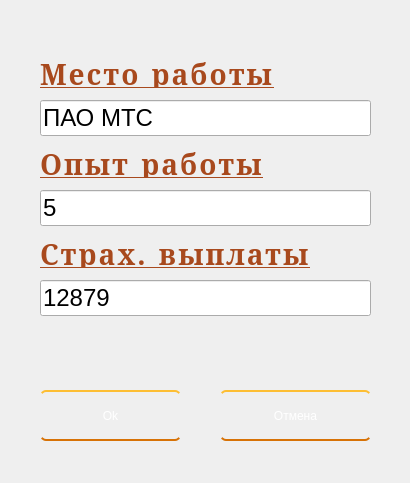
<?xml version="1.0" encoding="UTF-8"?>
<ui version="4.0">
 <class>Dialog</class>
 <widget class="QDialog" name="Dialog">
  <property name="geometry">
   <rect>
    <x>0</x>
    <y>0</y>
    <width>410</width>
    <height>483</height>
   </rect>
  </property>
  <property name="windowTitle">
   <string>Добавить место работы</string>
  </property>
  <property name="styleSheet">
   <string notr="true">QWidget{
background-image: url(background.jpg);
}</string>
  </property>
  <widget class="QPushButton" name="accepted_btn">
   <property name="geometry">
    <rect>
     <x>40</x>
     <y>390</y>
     <width>141</width>
     <height>51</height>
    </rect>
   </property>
   <property name="styleSheet">
    <string notr="true">QPushButton {
  display: inline-block;
  color: white;
  text-decoration: none;
  padding: .2em 2em;
  outline: none;
  border-width: 2px 0;
  border-style: solid none;
  border-color: #FDBE33 #000 #D77206;
  border-radius: 6px;
  background: linear-gradient(#F3AE0F, #E38916) #E38916;
  transition: 0.2s;
} 
QPushButton:active { 
background: linear-gradient(#f59500, #f5ae00) #f59500; 
}
QPushButton:hover{ 
background: linear-gradient(#f5ae00, #f59500) #f5ae00; 
}</string>
   </property>
   <property name="text">
    <string>Ok</string>
   </property>
  </widget>
  <widget class="QPushButton" name="canceled_btn">
   <property name="geometry">
    <rect>
     <x>220</x>
     <y>390</y>
     <width>151</width>
     <height>51</height>
    </rect>
   </property>
   <property name="styleSheet">
    <string notr="true">QPushButton {
  display: inline-block;
  color: white;
  text-decoration: none;
  padding: .2em 2em;
  outline: none;
  border-width: 2px 0;
  border-style: solid none;
  border-color: #FDBE33 #000 #D77206;
  border-radius: 6px;
  background: linear-gradient(#F3AE0F, #E38916) #E38916;
  transition: 0.2s;
} 
QPushButton:hover {
 background: linear-gradient(#f5ae00, #f59500) #f5ae00; 
}</string>
   </property>
   <property name="text">
    <string>Отмена</string>
   </property>
  </widget>
  <widget class="QLabel" name="lb_experience">
   <property name="geometry">
    <rect>
     <x>40</x>
     <y>150</y>
     <width>241</width>
     <height>28</height>
    </rect>
   </property>
   <property name="styleSheet">
    <string notr="true">QLabel{
background: rgb(0, 0, 0, 0); 
font-family: serif, Georgia;
font-size: 28px;
letter-spacing: 2px;
word-spacing: 2px;
color: #A8491D;
font-weight: 700;
text-decoration: underline rgb(68, 68, 68);
font-style: normal;
font-variant: small-caps;
text-transform: none;
}</string>
   </property>
   <property name="text">
    <string>Опыт работы</string>
   </property>
  </widget>
  <widget class="QLineEdit" name="ln_experience">
   <property name="geometry">
    <rect>
     <x>40</x>
     <y>190</y>
     <width>331</width>
     <height>36</height>
    </rect>
   </property>
   <property name="font">
    <font>
     <pointsize>18</pointsize>
     <weight>50</weight>
     <bold>false</bold>
    </font>
   </property>
   <property name="styleSheet">
    <string notr="true">QLineEdit:hover{
border: 2px solid #CB5721;
border-radius: 22px;
}</string>
   </property>
   <property name="text">
    <string>5</string>
   </property>
  </widget>
  <widget class="QLineEdit" name="ln_payment">
   <property name="geometry">
    <rect>
     <x>40</x>
     <y>280</y>
     <width>331</width>
     <height>36</height>
    </rect>
   </property>
   <property name="font">
    <font>
     <pointsize>18</pointsize>
     <weight>50</weight>
     <bold>false</bold>
    </font>
   </property>
   <property name="styleSheet">
    <string notr="true">QLineEdit:hover{
border: 2px solid #CB5721;
border-radius: 22px;
}</string>
   </property>
   <property name="text">
    <string>12879</string>
   </property>
  </widget>
  <widget class="QLabel" name="lb_payment">
   <property name="geometry">
    <rect>
     <x>40</x>
     <y>240</y>
     <width>281</width>
     <height>28</height>
    </rect>
   </property>
   <property name="styleSheet">
    <string notr="true">QLabel{
background: rgb(0, 0, 0, 0); 
font-family: serif, Georgia;
font-size: 28px;
letter-spacing: 2px;
word-spacing: 2px;
color: #A8491D;
font-weight: 700;
text-decoration: underline rgb(68, 68, 68);
font-style: normal;
font-variant: small-caps;
text-transform: none;
}</string>
   </property>
   <property name="text">
    <string>Страх. выплаты</string>
   </property>
  </widget>
  <widget class="QLabel" name="lb_place">
   <property name="geometry">
    <rect>
     <x>40</x>
     <y>60</y>
     <width>341</width>
     <height>28</height>
    </rect>
   </property>
   <property name="styleSheet">
    <string notr="true">QLabel{
background: rgb(0, 0, 0, 0); 
font-family: serif, Georgia;
font-size: 28px;
letter-spacing: 2px;
word-spacing: 2px;
color: #A8491D;
font-weight: 700;
text-decoration: underline rgb(68, 68, 68);
font-style: normal;
font-variant: small-caps;
text-transform: none;
}</string>
   </property>
   <property name="text">
    <string>Место работы</string>
   </property>
  </widget>
  <widget class="QLineEdit" name="ln_place">
   <property name="geometry">
    <rect>
     <x>40</x>
     <y>100</y>
     <width>331</width>
     <height>36</height>
    </rect>
   </property>
   <property name="font">
    <font>
     <pointsize>18</pointsize>
     <weight>50</weight>
     <bold>false</bold>
    </font>
   </property>
   <property name="styleSheet">
    <string notr="true">QLineEdit:hover{
border: 2px solid #CB5721;
border-radius: 22px;
}</string>
   </property>
   <property name="text">
    <string>ПАО МТС</string>
   </property>
  </widget>
 </widget>
 <resources/>
 <connections/>
</ui>
